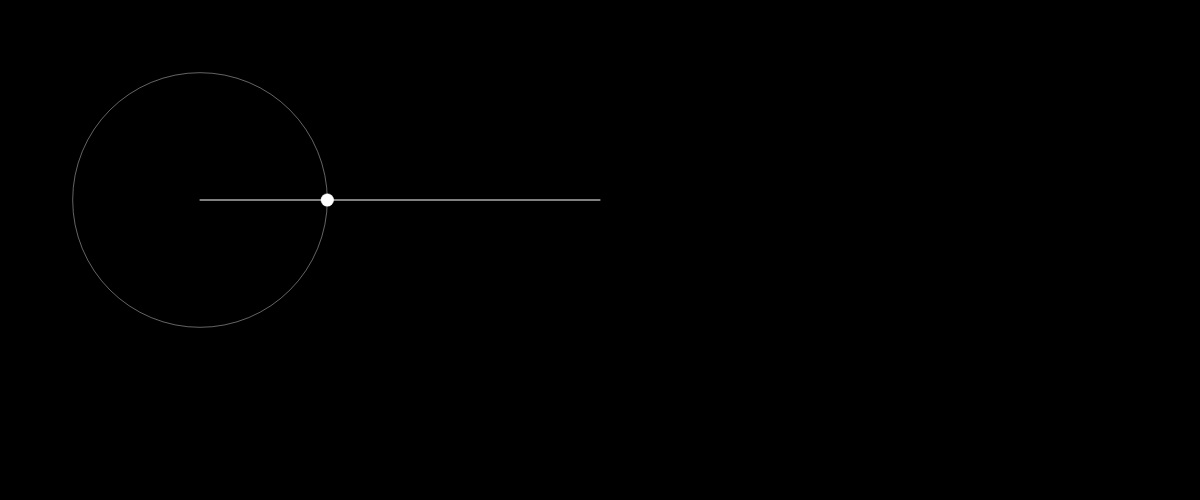
Frame 1 (no input)
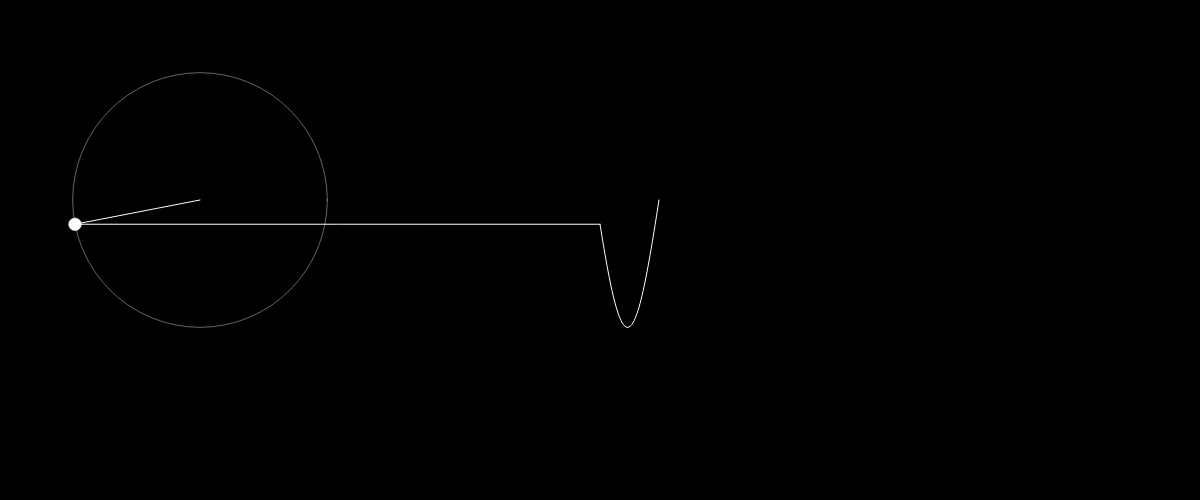
Frame 60 (no input)
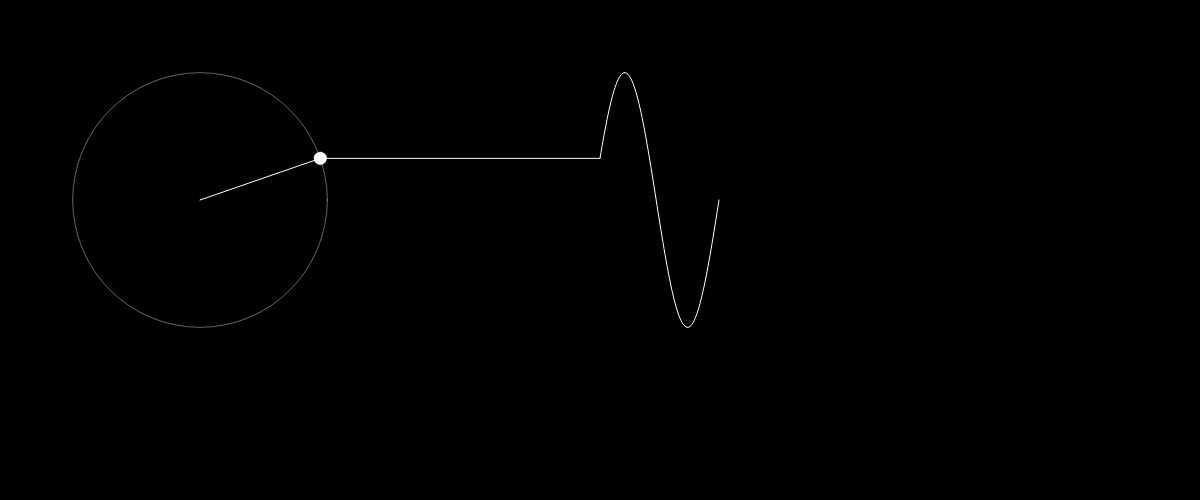
Frame 120 (the mouse pressed at the canvas centre since frame 60)

The p5.js sketch that drew these frames (run headless with seeded random() and noise() and a simulated clock; from frame 60 on, the mouse is pressed at the canvas centre):

// p5.js sketch
// ── sketch.js
let time = 0;
let wave = [];

let radius = 100;
let slider;

function setup() {
	createCanvas(windowWidth, 500);
	circleSlider = createSlider(1, 30, 1);
	timeSlider = createSlider(1, 1000, 1);
}

function draw() {
	background(0)

	let smallCircleCenterX = 0;
	let smallCircleCenterY = 0;



	translate(200, 200)

	for (let i = 0; i < circleSlider.value(); i++) {

		//let n = 2 * i + 1
		let n = i + 1
		prevX = smallCircleCenterX;
		prevY = smallCircleCenterY;

		noFill()
		stroke(255, 100)
		radius = 100 * 4 / (n * PI)

		ellipse(smallCircleCenterX, smallCircleCenterY, radius * 2)
		smallCircleCenterX += radius * cos(n * time);
		smallCircleCenterY += radius * sin(n * time);

		fill(255)
		ellipse(smallCircleCenterX, smallCircleCenterY, radius / 10)
		stroke(255)
		line(prevX, prevY, smallCircleCenterX, smallCircleCenterY)

		//translate(-200, 0)
	}

	translate(400, 0)
	wave.unshift(smallCircleCenterY)
	line(smallCircleCenterX - 400, smallCircleCenterY, 0, wave[0])

	beginShape();
	noFill()
	wave.forEach((value, index) => {
		vertex(index, value);
	});
	endShape();

	time += timeSlider.value() / 20

	if (wave.length > 5000) {
		wave.pop()
	}
}
